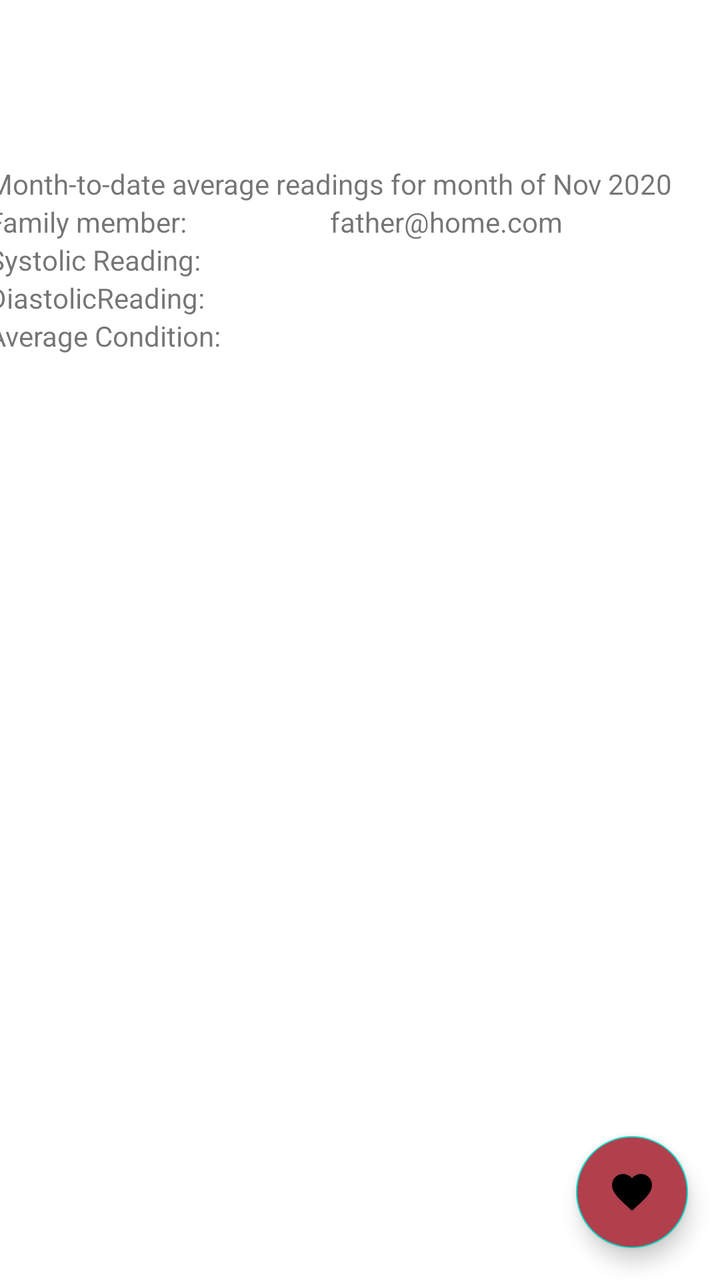
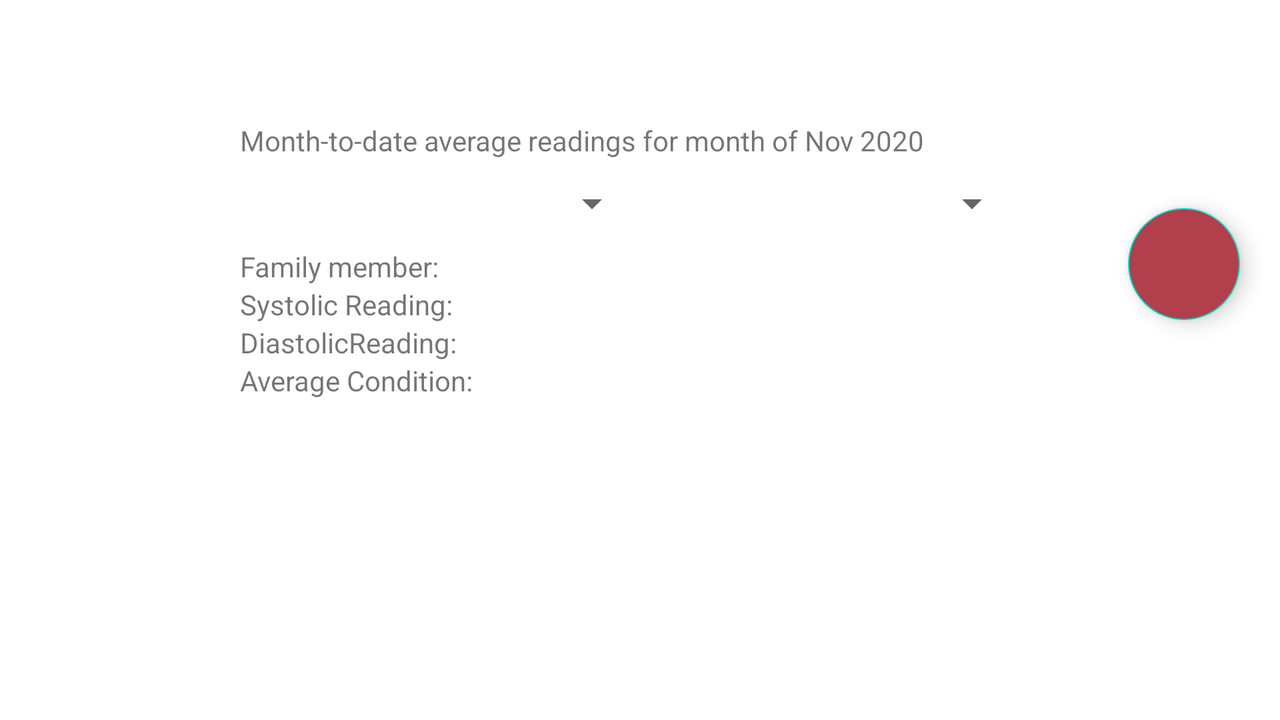

First picture: res/layout/ on a phone held upright. Second picture: the repository's own variant of that layout, on a device whose configuration matches the variant's folder. Source for both follows.
<!-- AndroidManifest.xml: application theme AppTheme -->
<!-- res/layout/fragment_relative.xml -->
<?xml version="1.0" encoding="utf-8"?>
<androidx.constraintlayout.widget.ConstraintLayout xmlns:android="http://schemas.android.com/apk/res/android"
    xmlns:app="http://schemas.android.com/apk/res-auto"
    xmlns:tools="http://schemas.android.com/tools"
    android:layout_width="match_parent"
    android:layout_height="match_parent"
    tools:context=".Relative">


    <TableLayout
        android:id="@+id/tableLayout2"
        android:layout_width="375dp"
        android:layout_height="211dp"
        android:shrinkColumns="1"
        android:stretchColumns="1"
        app:layout_constraintBottom_toBottomOf="parent"
        app:layout_constraintEnd_toEndOf="parent"
        app:layout_constraintHorizontal_bias="0.444"
        app:layout_constraintStart_toStartOf="parent"
        app:layout_constraintTop_toTopOf="parent"
        app:layout_constraintVertical_bias="0.192">

        <TableRow
            android:layout_width="match_parent"
            android:layout_height="wrap_content">

            <TextView
                android:id="@+id/table_header"
                android:layout_width="match_parent"
                android:layout_height="match_parent"
                android:layout_weight="1"
                android:text="Month-to-date average readings for month of Nov 2020" />
        </TableRow>


        <TableRow>

            <TextView
                android:id="@+id/family_member_header"
                android:layout_width="0dp"
                android:layout_height="match_parent"
                android:layout_weight="1"
                android:text="@string/family_member_header" />

            <TextView
                android:id="@+id/family_email"
                android:layout_width="wrap_content"
                android:layout_height="wrap_content"
                android:layout_weight="1"
                android:text="father@home.com" />

        </TableRow>

        <TableRow>

            <TextView
                android:id="@+id/sys_reading_header"
                android:layout_width="0dp"
                android:layout_height="wrap_content"
                android:layout_weight="1"
                android:text="@string/sys_reading_header"></TextView>

            <TextView
                android:id="@+id/sys_reading"
                android:layout_width="0dp"
                android:layout_height="wrap_content"
                android:layout_weight="1"
                app:layout_constraintEnd_toEndOf="parent"
                app:layout_constraintStart_toStartOf="parent"></TextView>
        </TableRow>

        <TableRow>

            <TextView
                android:id="@+id/dia_reading_header"
                android:layout_width="0dp"
                android:layout_height="wrap_content"
                android:layout_weight="1"
                android:text="@string/dia_reading_header"></TextView>

            <TextView
                android:id="@+id/dia_reading"
                android:layout_width="0dp"
                android:layout_height="wrap_content"
                android:layout_weight="1"
                app:layout_constraintEnd_toEndOf="parent"
                app:layout_constraintStart_toStartOf="parent"></TextView>
        </TableRow>

        <TableRow>

            <TextView
                android:id="@+id/avg_reading_header"
                android:layout_width="0dp"
                android:layout_height="wrap_content"
                android:layout_weight="1"
                android:text="@string/avg_reading_header"></TextView>

            <TextView
                android:id="@+id/average_condition"
                android:layout_width="0dp"
                android:layout_height="wrap_content"
                android:layout_weight="1"></TextView>

        </TableRow>


    </TableLayout>

    <androidx.recyclerview.widget.RecyclerView
        android:id="@+id/recyclerView"
        android:layout_width="match_parent"
        android:layout_height="200dp"
        android:scrollbars="vertical"
        app:layout_constraintBottom_toBottomOf="parent"
        app:layout_constraintEnd_toEndOf="parent"
        app:layout_constraintHorizontal_bias="0.333"
        app:layout_constraintStart_toStartOf="parent"
        app:layout_constraintTop_toBottomOf="@+id/tableLayout2"
        app:layout_constraintVertical_bias="0.14" />

    <com.google.android.material.floatingactionbutton.FloatingActionButton
        android:id="@+id/floating_edit_btn"
        android:layout_width="wrap_content"
        android:layout_height="wrap_content"
        android:layout_gravity="bottom|end"
        android:layout_marginBottom="25dp"
        android:backgroundTint="@color/colorAccent"
        android:clickable="true"
        android:focusable="true"
        android:src="@drawable/ic_edit"
        android:tint="@android:color/white"
        android:visibility="invisible"
        app:layout_constraintBottom_toTopOf="@+id/floating_add_btn"
        app:layout_constraintEnd_toEndOf="@+id/floating_add_btn"
        app:layout_constraintHorizontal_bias="0.0"
        app:layout_constraintStart_toStartOf="@+id/floating_add_btn" />

    <com.google.android.material.floatingactionbutton.FloatingActionButton

        android:id="@+id/floating_add_btn"
        android:layout_width="wrap_content"
        android:layout_height="wrap_content"
        android:layout_gravity="bottom|end"
        android:layout_margin="16dp"
        android:backgroundTint="@color/colorPrimary"
        android:clickable="true"
        android:focusable="true"
        android:tint="@android:color/white"
        app:layout_constraintBottom_toBottomOf="parent"
        app:layout_constraintEnd_toEndOf="parent"
        app:srcCompat="@drawable/ic_add" />

</androidx.constraintlayout.widget.ConstraintLayout>
<!-- resources referenced by this layout -->
<resources>
  <color name="colorAccent">#735B61</color>
  <color name="colorPrimary">#B13F4C</color>
  <!-- drawable ic_add (drawable) -->
  <vector android:height="24dp" android:tint="#B40C00"
      android:viewportHeight="24" android:viewportWidth="24"
      android:width="24dp" xmlns:android="http://schemas.android.com/apk/res/android">
      <path android:fillColor="@android:color/white" android:pathData="M12,21.35l-1.45,-1.32C5.4,15.36 2,12.28 2,8.5 2,5.42 4.42,3 7.5,3c1.74,0 3.41,0.81 4.5,2.09C13.09,3.81 14.76,3 16.5,3 19.58,3 22,5.42 22,8.5c0,3.78 -3.4,6.86 -8.55,11.54L12,21.35z"/>
  </vector>
  <string name="avg_reading_header">Average Condition:</string>
  <string name="dia_reading_header">DiastolicReading:</string>
  <string name="family_member_header">Family member:</string>
  <string name="sys_reading_header">Systolic Reading:</string>
  <style name="AppTheme" parent="Theme.MaterialComponents.Light">
          
          <item name="colorPrimary">@color/colorPrimary</item>
          <item name="colorPrimaryDark">@color/colorPrimaryDark</item>
          <item name="colorAccent">@color/colorAccent</item>
      </style>
  <color name="colorPrimaryDark">#E3535C</color>
</resources>
<!-- res/layout-land/fragment_relative.xml (the repository's variant of the layout above) -->
<!-- drawn on the phone turned sideways -->
<?xml version="1.0" encoding="utf-8"?>
<androidx.constraintlayout.widget.ConstraintLayout xmlns:android="http://schemas.android.com/apk/res/android"
    xmlns:app="http://schemas.android.com/apk/res-auto"
    xmlns:tools="http://schemas.android.com/tools"
    android:layout_width="match_parent"
    android:layout_height="match_parent"
    android:fillViewport="true"
    tools:context=".Relative">

    <TableLayout
        android:id="@+id/tableLayout2"
        android:layout_width="400dp"
        android:layout_height="wrap_content"
        android:layout_marginBottom="100dp"
        android:shrinkColumns="1"
        android:stretchColumns="1"
        app:layout_constraintBottom_toBottomOf="parent"
        app:layout_constraintEnd_toEndOf="parent"
        app:layout_constraintStart_toStartOf="parent"
        app:layout_constraintTop_toTopOf="parent">

        <TableRow
            android:layout_width="match_parent"
            android:layout_height="wrap_content">

            <TextView
                android:id="@+id/table_header"
                android:layout_width="match_parent"
                android:layout_height="match_parent"
                android:layout_weight="1"
                android:text="Month-to-date average readings for month of Nov 2020" />
        </TableRow>

        <TableRow android:padding="10dp">

            <Spinner
                android:id="@+id/month_spinner"
                android:layout_width="0dp"
                android:layout_height="match_parent"
                android:layout_weight="1"
                android:entries="@array/month" />


            <Spinner
                android:id="@+id/year_spinner"
                android:layout_width="0dp"
                android:layout_height="wrap_content"
                android:layout_weight="1" />
        </TableRow>

        <TableRow>

            <TextView
                android:id="@+id/family_member_header"
                android:layout_width="0dp"
                android:layout_height="match_parent"
                android:layout_weight="1"
                android:text="@string/family_member_header" />

            <TextView
                android:id="@+id/family_email"
                android:layout_width="wrap_content"
                android:layout_height="wrap_content"
                android:layout_weight="1" />

        </TableRow>

        <TableRow>

            <TextView
                android:id="@+id/sys_reading_header"
                android:layout_width="0dp"
                android:layout_height="wrap_content"
                android:layout_weight="1"
                android:text="@string/sys_reading_header" />

            <TextView
                android:id="@+id/sys_reading"
                android:layout_width="0dp"
                android:layout_height="wrap_content"
                android:layout_weight="1"
                app:layout_constraintEnd_toEndOf="parent"
                app:layout_constraintStart_toStartOf="parent" />
        </TableRow>

        <TableRow>

            <TextView
                android:id="@+id/dia_reading_header"
                android:layout_width="0dp"
                android:layout_height="wrap_content"
                android:layout_weight="1"
                android:text="@string/dia_reading_header" />

            <TextView
                android:id="@+id/dia_reading"
                android:layout_width="0dp"
                android:layout_height="wrap_content"
                android:layout_weight="1"
                app:layout_constraintEnd_toEndOf="parent"
                app:layout_constraintStart_toStartOf="parent" />
        </TableRow>

        <TableRow>

            <TextView
                android:id="@+id/avg_reading_header"
                android:layout_width="0dp"
                android:layout_height="wrap_content"
                android:layout_weight="1"
                android:text="@string/avg_reading_header" />

            <TextView
                android:id="@+id/average_condition"
                android:layout_width="0dp"
                android:layout_height="wrap_content"
                android:layout_weight="1" />

        </TableRow>


    </TableLayout>

    <androidx.recyclerview.widget.RecyclerView
        android:id="@+id/recyclerView"
        android:layout_width="600dp"
        android:layout_height="100dp"
        android:layout_marginBottom="175dp"
        android:scrollbars="vertical"
        app:layout_constraintBottom_toBottomOf="parent"
        app:layout_constraintEnd_toEndOf="parent"
        app:layout_constraintStart_toStartOf="parent" />

    <TextView
        android:id="@+id/floating_add_text"
        android:layout_width="wrap_content"
        android:layout_height="wrap_content"
        android:layout_marginEnd="5dp"
        android:layout_marginBottom="20dp"
        android:text="@string/add_blood_pressure_txt"
        android:visibility="invisible"
        app:layout_constraintBottom_toBottomOf="@+id/floating_add_btn"
        app:layout_constraintEnd_toStartOf="@+id/floating_add_btn" />


    <com.google.android.material.floatingactionbutton.FloatingActionButton
        android:id="@+id/floating_add_btn"
        android:layout_width="wrap_content"
        android:layout_height="wrap_content"
        android:layout_gravity="bottom|end"
        android:layout_marginEnd="25dp"
        android:layout_marginBottom="25dp"
        android:backgroundTint="@color/colorAccent"
        android:clickable="true"
        android:focusable="true"
        android:src="@drawable/ic_add"
        android:visibility="invisible"
        app:layout_constraintBottom_toTopOf="@+id/floating_pop_btn"
        app:layout_constraintEnd_toEndOf="parent"
        app:tint="@android:color/white" />

    <com.google.android.material.floatingactionbutton.FloatingActionButton

        android:id="@+id/floating_pop_btn"
        android:layout_width="wrap_content"
        android:layout_height="wrap_content"
        android:layout_marginEnd="20dp"
        android:layout_marginBottom="200dp"
        android:backgroundTint="@color/colorPrimary"
        android:clickable="true"
        android:focusable="true"
        app:layout_constraintBottom_toBottomOf="parent"
        app:layout_constraintEnd_toEndOf="parent"
        app:srcCompat="@drawable/ic_pop"
        app:tint="@android:color/white" />

</androidx.constraintlayout.widget.ConstraintLayout>
<!-- resources referenced by the variant -->
<!-- as the phone turned sideways resolves them -->
<resources>
  <color name="colorAccent">#735B61</color>
  <color name="colorPrimary">#B13F4C</color>
  <!-- drawable ic_add (drawable) -->
  <vector android:height="24dp" android:tint="#B40C00"
      android:viewportHeight="24" android:viewportWidth="24"
      android:width="24dp" xmlns:android="http://schemas.android.com/apk/res/android">
      <path android:fillColor="@android:color/white" android:pathData="M12,21.35l-1.45,-1.32C5.4,15.36 2,12.28 2,8.5 2,5.42 4.42,3 7.5,3c1.74,0 3.41,0.81 4.5,2.09C13.09,3.81 14.76,3 16.5,3 19.58,3 22,5.42 22,8.5c0,3.78 -3.4,6.86 -8.55,11.54L12,21.35z"/>
  </vector>
  <string name="add_blood_pressure_txt">Add Blood Pressure</string>
  <string name="avg_reading_header">Average Condition:</string>
  <string name="dia_reading_header">DiastolicReading:</string>
  <string name="family_member_header">Family member:</string>
  <string name="sys_reading_header">Systolic Reading:</string>
  <style name="AppTheme" parent="Theme.MaterialComponents.Light">
          
          <item name="colorPrimary">@color/colorPrimary</item>
          <item name="colorPrimaryDark">@color/colorPrimaryDark</item>
          <item name="colorAccent">@color/colorAccent</item>
      </style>
  <color name="colorPrimaryDark">#E3535C</color>
</resources>
